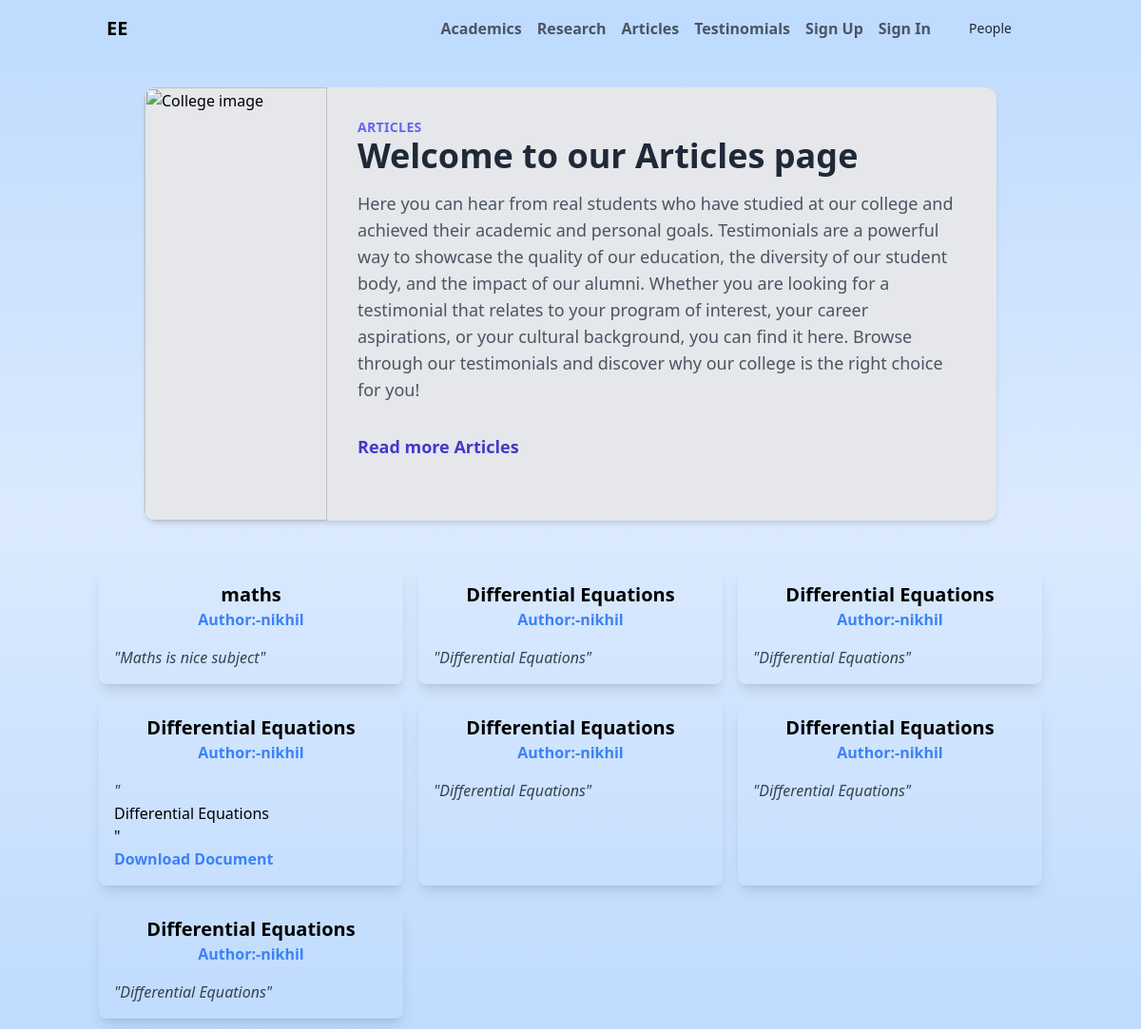
The page /faculty/posts/ on the database its author committed.
### ele/models.py (models this page shows, shortened)
class Post(models.Model):
    title = models.CharField(max_length=100)
    subtitle = models.CharField(max_length=10, null=True, blank=True)
    content = RichTextField(blank=True, null=True)
    author = models.ForeignKey(CustomUser, on_delete=models.CASCADE)
    document = models.FileField(upload_to='documents/', null=True, blank=True)

class CustomUser(AbstractUser):
    role = models.CharField(choices=[(choice.value, choice.value) for choice in RoleChoices], max_length=10, null = True)
    bio = models.TextField(max_length=10000, null = True)
    name = models.TextField(max_length=30, null = True)
    company = models.TextField(null=True)
    subjects = models.CharField(max_length=50, null = True)
    profile_image = models.ImageField(null=True, blank=True, upload_to="images/")
    def __str__(self):
        return str(self.username)

### ele/views.py (the view)
# urls.py: path('faculty/posts/', FacultyPostListView.as_view(), name='faculty_posts'),
class FacultyPostListView(ListView):
    model = Post
    template_name = 'ele/post_list.html'
    def get_queryset(self):
        faculty_users = CustomUser.objects.filter(role=RoleChoices.FACULTY.value)
        return Post.objects.filter(author__in=faculty_users)

### ele/templates/ele/post_list.html (shortened to what this page needs)
{% extends 'ele/base.html' %}
{% block content %}
{% if request.resolver_match.url_name == 'alumni_posts' %}
  <div class="container mx-auto px-4 py-8">
    <div class="max-w-4xl mx-auto">
      <h1 class="text-4xl font-bold text-gray-800 text-center mb-8">Testimonials</h1>
      <p class="text-lg text-gray-600 mb-8 text-center justify-between">Welcome to our testimonial page, where you can hear from real students who have studied at our college and achieved their academic and personal goals. Testimonials are a powerful way to showcase the quality of our education, the diversity of our student body, and the impact of our alumni. Whether you are looking for a testimonial that relates to your program of interest, your career aspirations, or your cultural background, you can find it here. Browse through our testimonials and discover why our college is the right choice for you!</p>
      <div id="alumni-carousel" class="slick-carousel">
        {% for post in object_list %}
          {% if post.author.role == 'Alumni' %}
            <div class="card1 p-6 rounded-lg shadow-lg rounded-lg border border-blue-400">
              <h2 class="text-lg text-blue-600 font-semibold text-center">{{post.author}}</h2>
              <p class="text-sm text-green-600 font-semibold text-center mb-2">Working at {{ post.author.company }}</p>
              <p class="text-sm text-gray-800 mb-4">{{ post.content|safe }}</p>
            </div>
          {% endif %}
        {% endfor %}
      </div>
    </div>
  </div>
{% else %}
  <div class="container mx-auto px-4 py-8">
    <div class="max-w-4xl mx-auto bg-gray-200 rounded-xl shadow-md overflow-hidden">
      <div class="md:flex">
        <div class="md:flex-shrink-0">
          <img class="h-full w-full object-cover md:w-48" src="https://source.unsplash.com/random/800x600" alt="College image">
        </div>
        <div class="p-8">
          <div class="uppercase tracking-wide text-sm text-indigo-500 font-semibold">Articles</div>
          <h1 class="text-4xl font-bold text-gray-800 mb-4">Welcome to our Articles page</h1>
          <p class="text-lg text-gray-600 mb-8">Here you can hear from real students who have studied at our college and achieved their academic and personal goals. Testimonials are a powerful way to showcase the quality of our education, the diversity of our student body, and the impact of our alumni. Whether you are looking for a testimonial that relates to your program of interest, your career aspirations, or your cultural background, you can find it here. Browse through our testimonials and discover why our college is the right choice for you!</p>
          <a href="#" class="block text-lg text-indigo-700 font-bold hover:underline mb-8">Read more Articles</a>
        </div>
      </div>
    </div>
  </div>
  <div class="container mx-auto p-4">
  <div class="grid grid-cols-1 md:grid-cols-2 lg:grid-cols-3 gap-4">
    {% for post in object_list %}
        {% if post.author.role == 'Faculty' %}
        <div class="card shadow-lg p-4 rounded-lg">
            <h1 class = "text-xl font-semibold text-center">{{ post.title }}</h2>
            <h1 class="text-l text-blue-500 font-semibold text-center">Author:-{{post.author}}</h2>
            <p class="text-gray-700 mt-4 italic">"{{ post.content|safe }}"</p>
            {% if post.document %}
                <a href="{{ post.document.url }}" class="text-blue-500 font-semibold hover:underline">Download Document</a>
            {% endif %}
        {% endif %}
        </div>
    {% endfor %}
      </div>
</div>
{% endif %}
{% endblock %}

### rows shown on the page
Post: title "maths", author "nikhil", content "Maths is nice subject"
Post: title "Differential Equations", author "nikhil", content "Differential Equations"
Post: title "Differential Equations", author "nikhil", content "Differential Equations"
Post: title "Differential Equations", author "nikhil", content "Differential Equations"
Post: title "Differential Equations", author "nikhil", content "Differential Equations"
Post: title "Differential Equations", author "nikhil", content "Differential Equations"
Post: title "Differential Equations", author "nikhil", content "Differential Equations"
